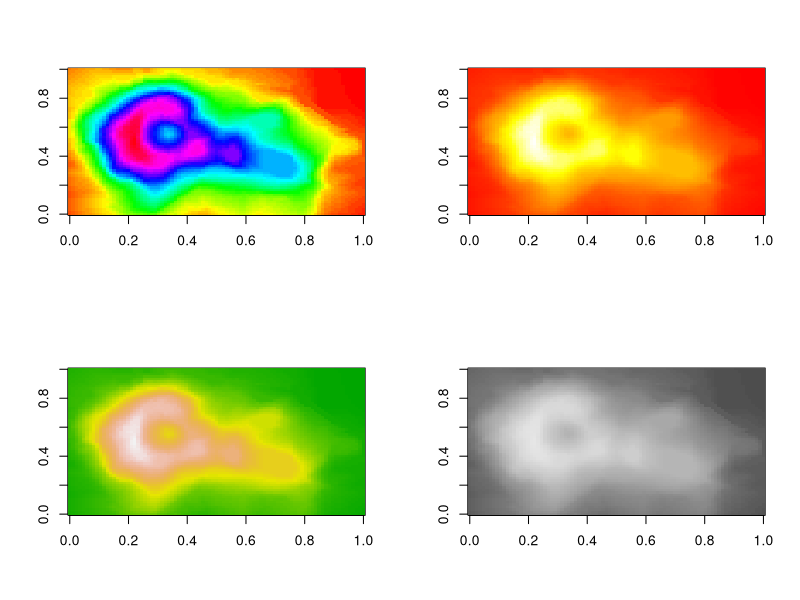
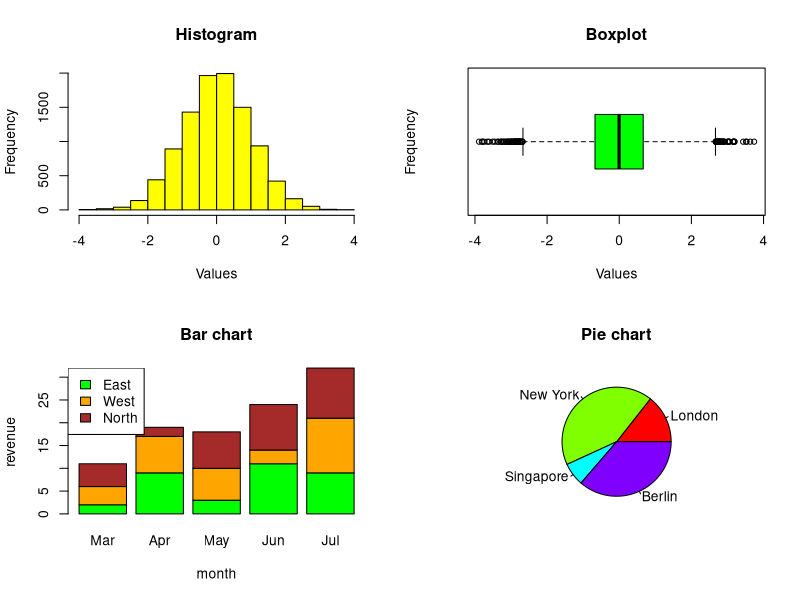

R code for these plots, in order:
#--------------------------------------------------------------------------
# Create 2x2 multiplot based on data of Auckland's Maunga Whau Volcano
#--------------------------------------------------------------------------

options(warn=-1)

par(mfrow=c(2,2))
image(volcano, col=rainbow(100))
image(volcano, col=heat.colors(100))
image(volcano, col=terrain.colors(100))
image(volcano, col=gray.colors(100))


#--------------------------------------------------------------------------
# Create a 2x2 multiplot with histogram, boxplot, barchart and piechart
#--------------------------------------------------------------------------

par(mfrow=c(2,2))

#--------------------------------
# Histogram (example)
#--------------------------------

hist(rnorm(10000), 
     main = "Histogram",
     xlab = "Values",
     col = "yellow")

#--------------------------------
# Boxplot (example)
#--------------------------------

boxplot(rnorm(10000), 
        xlab = "Values",
        ylab = "Frequency", 
        main = "Boxplot",
        col = 'green',
        horizontal = TRUE
)

#--------------------------------
# Barchart (example)
#--------------------------------

colors = c("green","orange","brown")
months  <- c("Mar","Apr","May","Jun","Jul")
regions <- c("East","West","North")
values  <- matrix(c(2,9,3,11,9,4,8,7,3,12,5,2,8,10,11), 
                 nrow = 3, 
                 ncol = 5, 
                 byrow = TRUE)
barplot(values, 
        main = "Bar chart", 
        names.arg = months, 
        xlab = "month", 
        ylab = "revenue", col = colors)
legend("topleft", regions, cex = 1.0, fill = colors)

#--------------------------------
# Piechart (example)
#--------------------------------
x <- c(21, 62, 10, 53)
labels <- c("London", "New York", "Singapore", "Berlin")
pie(x, 
    labels, 
    main = "Pie chart", 
    col = rainbow(length(x)))